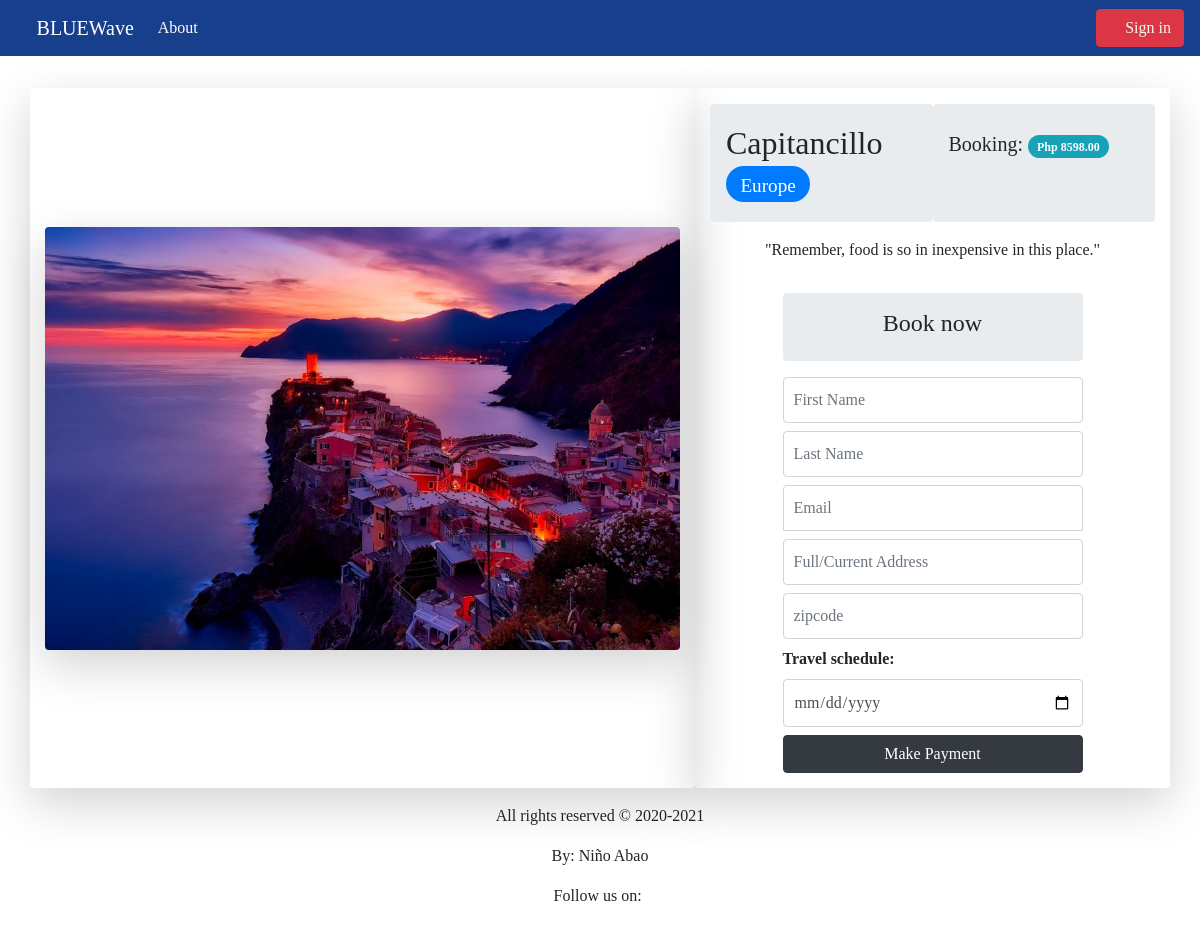
/destination/9/, run on the app's committed database.
### travel/models.py (models this page shows, shortened)
class Place(models.Model):
	CATEGORY = (
	('Asia','Asia'),
	('Europe','Europe'),
	('Usa','Usa')
	)
	COLOR = (
	('Asia','danger'),
	('Europe','primary'),
	('Usa','success')
	)
	destination = models.CharField(max_length=100)
	continent = models.CharField(max_length=100, null=True, choices=CATEGORY)
	color = models.CharField(max_length=100, null=True, choices=COLOR)
	booking_price = models.DecimalField(default=10, decimal_places=2, max_digits=7)
	description = models.TextField(default="", null=True)
	img = models.ImageField(null=True, blank=True)
	date = models.DateTimeField(default=timezone.now)
	author = models.ForeignKey(User, on_delete=models.CASCADE)
	@property
	def imgURL(self):
		try:
			url = self.img.url
		except:
			url = ''
		return url

### travel/views.py (the view)
# urls.py: path('destination/<int:pk>/', DestinationDetail.as_view(), name="destination-detail"),
class DestinationDetail(DetailView):
	model = Place
	extra_context = {'title':'Place Details'}

### travel/templates/travel/place_detail.html (shortened to what this page needs)
{% extends "travel/base.html" %}
{% load static %}
{% block content %}
          {% if user.is_authenticated %}
            <div class="d-lg-inline d-md-block my-2 my-lg-0">
              <span class="btn btn-outline-light mr-lg-2"><h5 class="d-inline"><i class="fa fa-user-circle"></i>{{ user.username }}</h5></span>
            </div>
            <div class="d-inline my-2 my-lg-0">
              <a class="btn btn-danger text-clr" href="{% url 'travel-sign-out' %}"><i class="fa fa-sign-out-alt"></i> Sign out</a>
          {% else %}
            <a class="btn btn-danger text-clr" href="{% url 'travel-sign-in' %}"><i class="fa fa-sign-in-alt"></i> Sign in</a>
          {% endif %}
      </div>
  </nav>
  <div class="container mb-5" style="margin-top: 5em;">
    <div class="row wow">
      <div class="col-lg-7 col-sm-12 col-md-12 mb-3 mt-2 shadow-lg rounded" style="display: flex; align-items: center; flex-wrap: wrap;">
        <img src="{{ object.imgURL }}" class="img-fluid rounded shadow-lg mt-2 mb-2" alt="Image failed to load">
      </div>
      <div class="col-lg-5 col-sm-12 col-md-12 shadow-lg mb-3 mt-2 rounded">
        <div class="container mt-3">
          <div class="row">
            <div class="col-lg-6 breadcrumb">
              <strong><h2 class="title pt-2">{{ object.destination }}<span class="badge badge-{{ object.get_color_display }} badge-pill text-center"><small>{{ object.get_continent_display }}</small></span></h2></strong>
            </div>
            <div class="col-lg-6 breadcrumb">
              <h5 class="text-center pt-3">Booking: <span class="badge badge-info badge-pill"><small class="font-weight-bold">Php {{ object.booking_price|floatformat:2 }}</small></span></h5>
            </div>
            </div>
          </div>
        <div class="container text-center font-style-italic">
          <p><lead>"{{ object.description }}"</lead></p>
        </div>
        <div class="container" style="margin-top: 0px !important;">
          <form class="form-group form-signin" id="form">
            <fieldset>
              <span class="breadcrumb"><legend class="text-center">Book now</legend></span>
              {% if user.is_authenticated %}
                <input type="text" name="faddress" placeholder="Full/Current Address" class="form-control mb-2" required>
                <input type="text" name="zipcode" placeholder="zipcode" class="form-control mb-2" required>
                <label class="mr-3 font-weight-bold" for="bookingDate">Travel schedule:</label>
                <input type="date" id="bookingDate" name="date" class="form-control mb-2" required>
              {% else %}
                <input type="text" name="fname" placeholder="First Name" class="form-control mb-2" required>
                <input type="text" name="lname" placeholder="Last Name" class="form-control mb-2" required>
                <input type="email" name="email" placeholder="Email" class="form-control mb-2" required>
                <input type="text" name="faddress" placeholder="Full/Current Address" class="form-control mb-2" required>
                <input type="text" name="zipcode" placeholder="zipcode" class="form-control mb-2" required>
                <label class="mr-3 font-weight-bold" for="bookingDate">Travel schedule:</label>
                <input type="date" id="bookingDate" name="date" class="form-control mb-2" placeholder="dd/mm/yyyy" required>
              {% endif %}
            </fieldset>
            <button id="paypal" class="btn btn-dark btn-block">Make Payment</button>
          </form>
      </div>
    </div>
  </div>
{% endblock content %}

### travel/static/travel/css/style.css (style rules this page uses)
.form-signin { width: 100%; max-width: 330px; padding: 15px; margin: auto; font-family: "arcon"; }
.form-signin .form-control { position: relative; box-sizing: border-box; height: auto; padding: 10px; font-size: 16px; }
.form-signin input[type="email"] { margin-bottom: -1px; border-bottom-right-radius: 0; border-bottom-left-radius: 0; }
.text-clr { color: #f1faee; }

### data on the page
Place: imgURL (picture), destination "Capitancillo", continent "Europe", booking_price "8598.00", description "Remember, food is so in inexpensive in this place."
